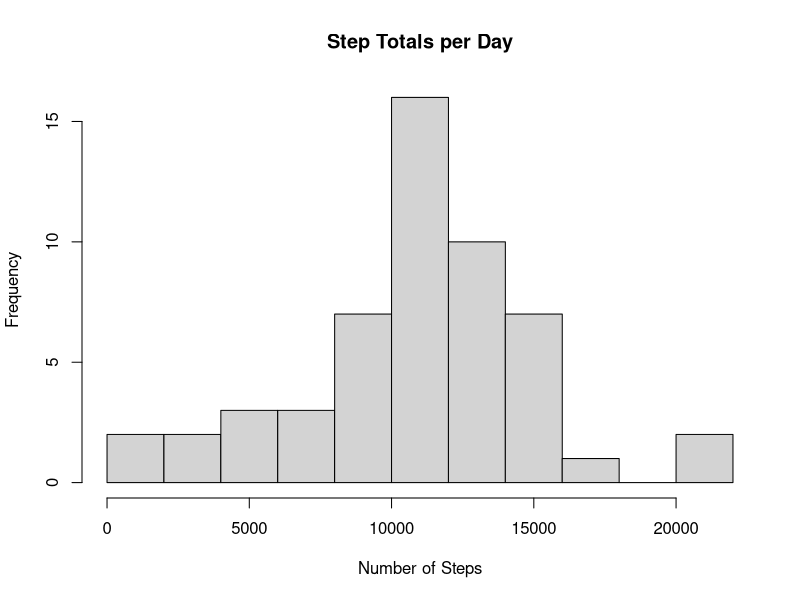
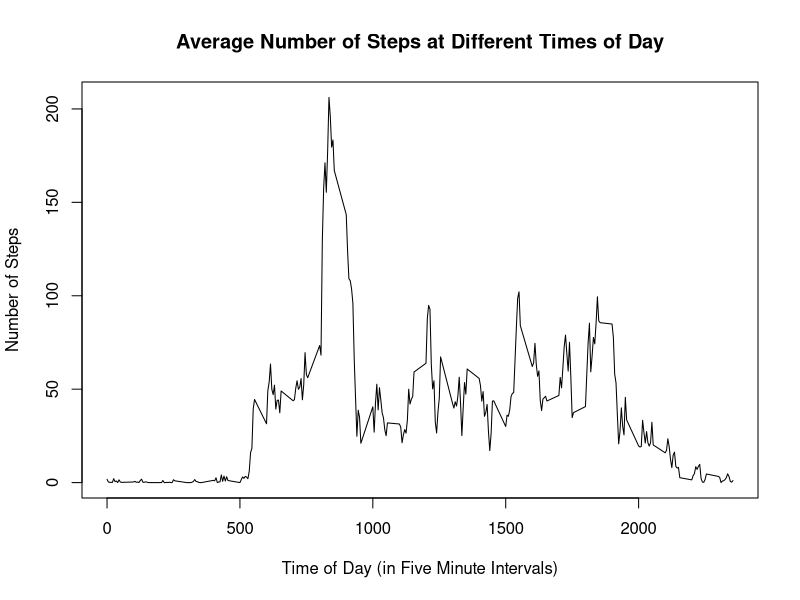
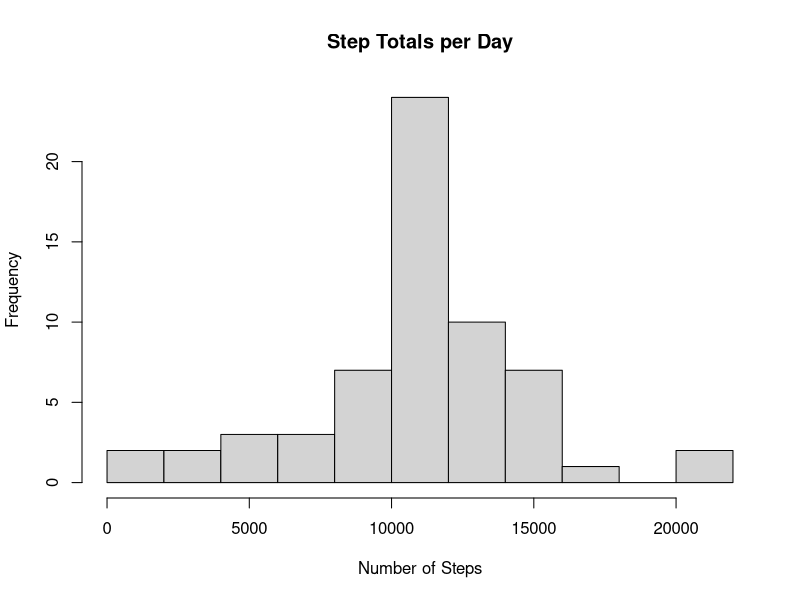
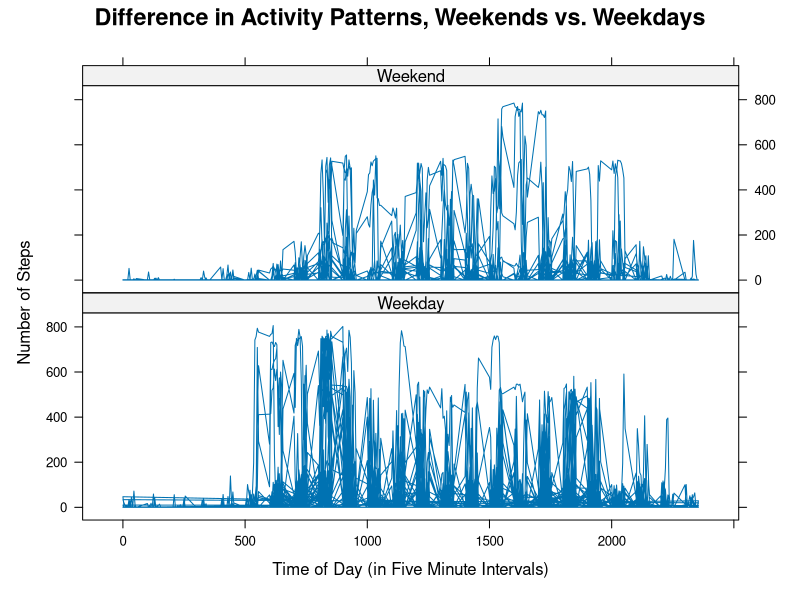

Source code (R) for these figures, in order:
## ---- chunk 1
activity <- read.csv("activity.csv")
activity$steps <- as.numeric(activity$steps)
activity$interval <- as.numeric(activity$interval)
activity$interval <- unique(activity$interval)
head(activity)
## ---- chunk 2
X <-aggregate(activity$steps ~ activity$date, data=activity, sum, na.rm=TRUE)
hist(X[,2], main="Step Totals per Day", xlab="Number of Steps", breaks=10)
mean(X[,2])
median(X[,2])
## ---- chunk 3
Y <-aggregate(activity$steps ~ activity$interval, data=activity, mean, na.rm=TRUE)

plot(Y[,2] ~ unique(activity$interval), type="l", ylab="Number of Steps", xlab="Time of Day (in Five Minute Intervals)", main="Average Number of Steps at Different Times of Day")

## ---- chunk 4
sum(is.na(activity$steps)) + sum(is.na(activity$interval)) + sum(is.na(activity$date))

activity$StepMeans <- Y[,2]

for(i in 1:nrow(activity)){
  if (is.na(activity[i,1])) {
    activity[i,1] <- activity[i,4]
  }
}

head(activity)

A <- aggregate(activity[,1] ~ activity[,2], data=activity, sum, na.rm=TRUE)

hist(A[,2], main="Step Totals per Day", xlab="Number of Steps", breaks=10)

mean(A[,2])
median(A[,2])
## ---- chunk 5
activity$days <- weekdays(as.Date(activity$date))

activity$DayType <- ifelse(activity$days == "Monday" |  activity$days == "Tuesday" |
                    activity$days == "Wednesday" | activity$days == "Thursday" | 
                    activity$days == "Friday", c("Weekday"), c("Weekend"))

activity$DayType <- as.factor(activity$DayType)

library(lattice)

xyplot(activity$steps ~ activity$interval | activity$DayType, type="l",
       main=list(cex=1.4, label="Difference in Activity Patterns, Weekends vs. Weekdays"),
       ylab="Number of Steps", xlab="Time of Day (in Five Minute Intervals)",
       layout=c(1,2))
